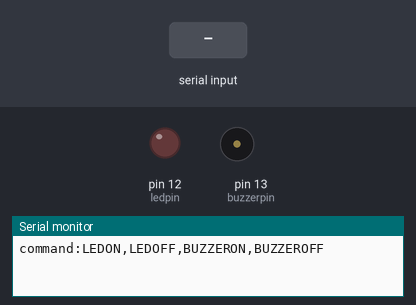
A program run on a simulated Arduino Uno, built with avr-gcc and run on an emulated ATmega328P. On the bench: output pins drawn as LEDs (lit = HIGH), buzzer (waves = sounding), the last lines printed to the serial monitor. Inputs (shaded band) come from the test bench.

Above: at 1.2 s.
1.3 s: "LEDON\n" received over Serial
At 2.4 s:
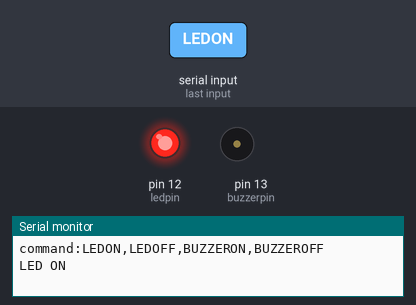
2.8 s: "BUZZERON\n" received over Serial
At 3.7 s:
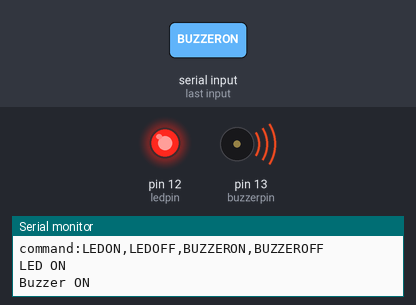
4.3 s: "LEDOFF\n" received over Serial
At 4.7 s:
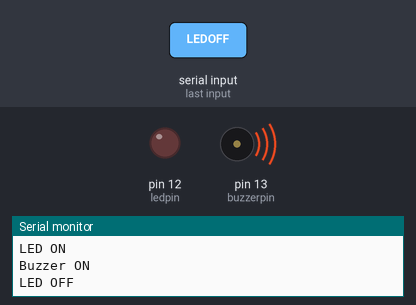
5.8 s: "BUZZEROFF\n" received over Serial
At 7.2 s:
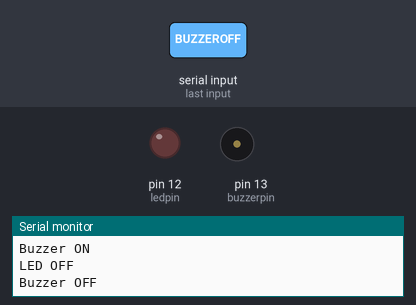
Timing chart, 0 to 8.3 s (numbered marks = the images above; inputs shaded):
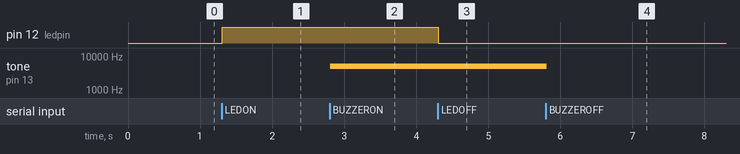

Measured:
- after the input at 1.3 s, pin 12 (ledpin): LOW → HIGH at once
- after the input at 2.8 s, tone on pin 13 (buzzerpin): silent → 5000 Hz at once
- after the input at 4.3 s, pin 12 (ledpin): HIGH → LOW at once
- after the input at 5.8 s, tone on pin 13 (buzzerpin): 5000 Hz → silent at once

The program:

main.cpp
```cpp
#include <Arduino.h>

int ledpin = 12;
int buzzerpin = 13;

void setup() {
  pinMode(ledpin, OUTPUT);
  pinMode(buzzerpin, OUTPUT);
  Serial.begin(9600);
  Serial.println("command:LEDON,LEDOFF,BUZZERON,BUZZEROFF");
}

void loop() {
  if (Serial.available() > 0) {
    String command = Serial.readStringUntil('\n');
    command.trim();

    if (command == "LEDON") {
      digitalWrite(ledpin, HIGH);
      Serial.println("LED ON");
    }

    if (command == "LEDOFF") {
      digitalWrite(ledpin, LOW);
      Serial.println("LED OFF");
    }

    if (command == "BUZZERON") {
      tone(buzzerpin,5000);
      Serial.println("Buzzer ON");
    }

    if (command == "BUZZEROFF") {
      noTone(buzzerpin);
      Serial.println("Buzzer OFF");
    }
  }
}
```
